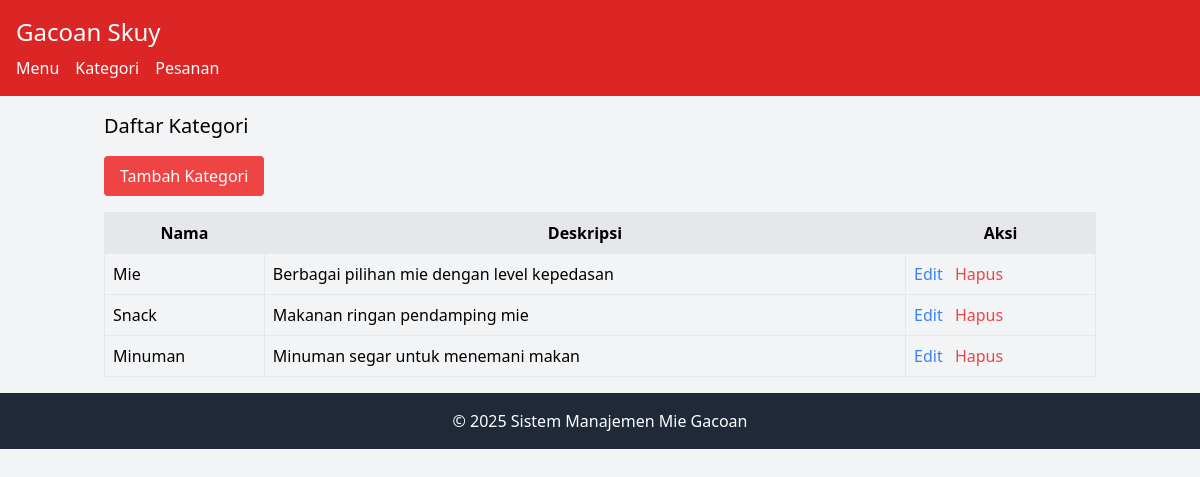
/index.php?entity=kategori, run on the app's committed database.
### tables this page shows
CREATE TABLE kategori (
    id INT AUTO_INCREMENT PRIMARY KEY,
    nama VARCHAR(50) NOT NULL,
    deskripsi VARCHAR(255)
);

### model/Kategori.php (called while the page is built, shortened)
<?php
require_once 'config/Database.php';
class Kategori {
    private $conn;
    private $table = 'kategori';
    public function __construct() {
        $database = new Database();
        $this->conn = $database->getConnection();
    }
    public function getAll() {
        $query = "SELECT * FROM " . $this->table;
        $stmt = $this->conn->prepare($query);
        $stmt->execute();
        return $stmt->fetchAll(PDO::FETCH_ASSOC);
    }
}
?>

### config/Database.php (called while the page is built, shortened)
<?php
class Database {
    private $host = "localhost";
    private $username = "root";
    private $password = "";
    private $database = "db_tp10";
    public function getConnection() {
        $this->conn = null;
        try {
            $this->conn = new PDO("mysql:host=" . $this->host . ";dbname=" . $this->database, $this->username, $this->password);
            $this->conn->setAttribute(PDO::ATTR_ERRMODE, PDO::ERRMODE_EXCEPTION);
        } catch(PDOException $e) {
            echo "Kesalahan koneksi: " . $e->getMessage();
        }
        return $this->conn;
    }
}
?>

### viewmodel/KategoriViewModel.php (called while the page is built, shortened)
<?php
require_once 'model/Kategori.php';
class KategoriViewModel {
    private $kategori;
    public function __construct() {
        $this->kategori = new Kategori();
    }
    public function getKategoriList() {
        return $this->kategori->getAll();
    }
}
?>

### views/kategori_list.php (the view)
<?php
require_once 'views/template/header.php';
?>
<h2 class="text-xl mb-4">Daftar Kategori</h2>
<a href="index.php?entity=kategori&action=add" class="bg-red-500 text-white px-4 py-2 rounded mb-4 inline-block">Tambah Kategori</a>
<table class="w-full border">
    <tr class="bg-gray-200">
        <th class="border p-2">Nama</th>
        <th class="border p-2">Deskripsi</th>
        <th class="border p-2">Aksi</th>
    </tr>
    <?php foreach ($kategoriList as $kategori): ?>
    <tr>
        <td class="border p-2"><?php echo $kategori['nama']; ?></td>
        <td class="border p-2"><?php echo $kategori['deskripsi']; ?></td>
        <td class="border p-2">
            <a href="index.php?entity=kategori&action=edit&id=<?php echo $kategori['id']; ?>" class="text-blue-500">Edit</a>
            <a href="index.php?entity=kategori&action=delete&id=<?php echo $kategori['id']; ?>" class="text-red-500 ml-2" onclick="return confirm('Apakah Anda yakin? Ini akan menghapus semua menu dalam kategori ini.');">Hapus</a>
        </td>
    </tr>
    <?php endforeach; ?>
</table>
<?php
require_once 'views/template/footer.php';
?>

### data on the page
kategori: nama "Mie", deskripsi "Berbagai pilihan mie dengan level kepedasan"
kategori: nama "Snack", deskripsi "Makanan ringan pendamping mie"
kategori: nama "Minuman", deskripsi "Minuman segar untuk menemani makan"
